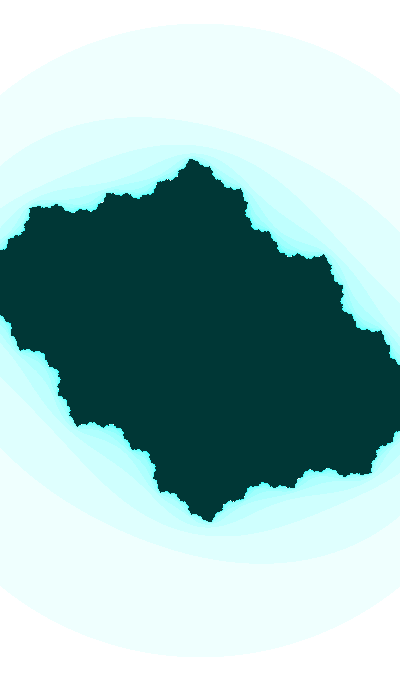
Frame 1 (no input)
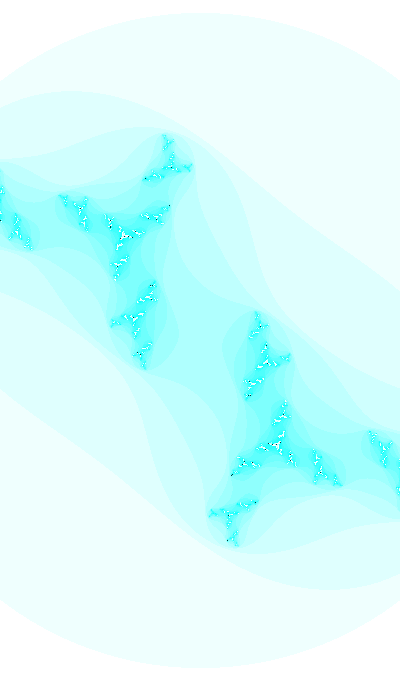
Frame 60 (the mouse pressed at the canvas centre just before this capture)
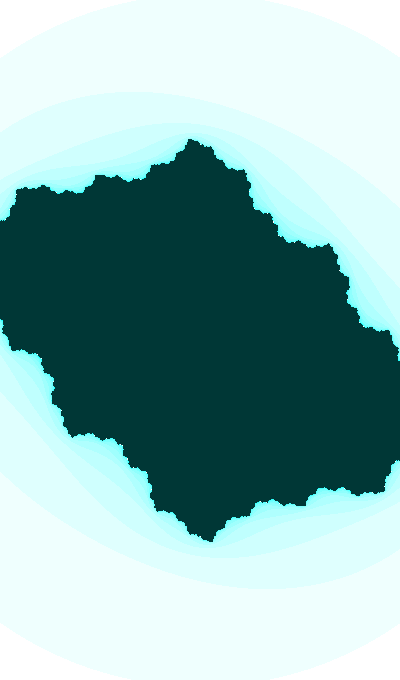
Frame 120 (the mouse held since frame 60 and released just before this capture)

The Processing sketch that drew these frames (run headless with seeded random() and noise(); from frame 60 on, the mouse is pressed at the canvas centre):

// Processing sketch: julia
// ── julia.pde
//float angle = 8800;
float angle = 2333;
int maxiterations = 25;
float time = 0;

void setup() {
  size(400,680);
  colorMode(HSB);
}

void draw() {
  background(255);
  //fill(255,sin(time * 50));
  float ca = sin(angle/20 + 15);
  float cb = cos(angle + time);

  float w = abs(sin(angle))*0.2+2;
  float h = (w * height) / width;

  float xmin = -w/2;
  float ymin = -h/2;

  loadPixels();

  float xmax = xmin + w;
  float ymax = ymin + h;

  float dx = (xmax - xmin) / (width);
  float dy = (ymax - ymin) / (height);
  float y = ymin;
  
  for (int j = 0; j < height; j++) {
    float x = xmin;
    for (int i = 0; i < width; i++) {
      float a = x;
      float b = y;
      int n = 0;
      while (n < maxiterations) {
        float aa = a * a;
        float bb = b * b;
        // Acá debería estirarse al infinito, poner un límite Máximo de operaciones. 
        if (aa + bb > 3.0) {
          break;
        }
        float twoab = 2.0 * a * b;
        a = aa - bb + ca;
        b = twoab + cb;
        n++;
      }
      float hu = sqrt(float(n) / angle);
      pixels[i+j*width] = color(hu);
      // ¿Gradientes? La extensión del pixel al infinito, puede usarse para asignar un color
      if (n == maxiterations) {
        pixels[i+j*width] = color(127,255,55,5);
      } else {
        pixels[i+j*width] = color(127, n*16 % 255, 255,random(50,100));
      }
      x += dx;
    }
    y += dy;
  }
  updatePixels();
  angle += 0.01;
  time += 0.01;
}
